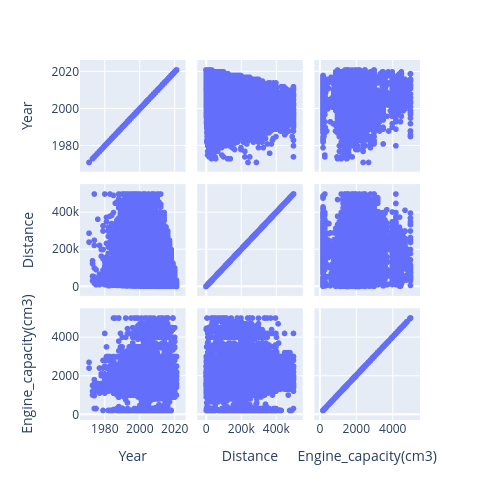

Notebook source saved alongside this figure:
### Code cell
fig = px.scatter_matrix(df[num_columns[:-1]], 
                        width=500, 
                        height=500)
fig.show()

### Figure 1 — Plotly figure (JSON) as saved in the notebook; plotly's stock layout.template omitted (floating-point values rounded to 4 significant figures; data arrays with more than 128 entries replaced by an {"elided": "..."} marker saying what was removed)
{"data": [{"dimensions": [{"axis": {"matches": true}, "label": "Year", "values": {"elided": "32074 int values"}}, {"axis": {"matches": true}, "label": "Distance", "values": {"elided": "32074 int values"}}, {"axis": {"matches": true}, "label": "Engine_capacity(cm3)", "values": {"elided": "32074 int values"}}], "hovertemplate": "%{xaxis.title.text}=%{x}<br>%{yaxis.title.text}=%{y}<extra></extra>", "legendgroup": "", "marker": {"color": "#636efa", "symbol": "circle"}, "name": "", "showlegend": false, "type": "splom"}], "layout": {"dragmode": "select", "height": 500, "legend": {"tracegroupgap": 0}, "margin": {"t": 60}, "width": 500, "xaxis": {"autorange": true, "range": [1966.0, 2026.0], "type": "linear"}, "xaxis2": {"autorange": true, "range": [-51490.0, 551600.0], "type": "linear"}, "xaxis3": {"autorange": true, "range": [-295.3, 5495.0], "type": "linear"}, "yaxis": {"autorange": true, "range": [1966.0, 2026.0], "type": "linear"}, "yaxis2": {"autorange": true, "range": [-51490.0, 551600.0], "type": "linear"}, "yaxis3": {"autorange": true, "range": [-295.3, 5495.0], "type": "linear"}}}
